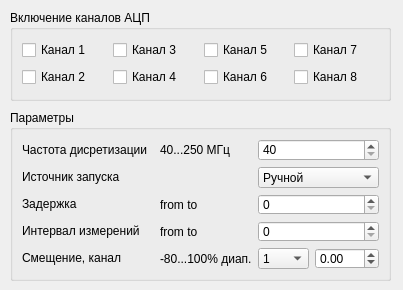
<?xml version="1.0" encoding="UTF-8"?>
<ui version="4.0">
 <class>ADC_widget</class>
 <widget class="QWidget" name="ADC_widget">
  <property name="windowModality">
   <enum>Qt::NonModal</enum>
  </property>
  <property name="enabled">
   <bool>true</bool>
  </property>
  <property name="geometry">
   <rect>
    <x>0</x>
    <y>0</y>
    <width>403</width>
    <height>290</height>
   </rect>
  </property>
  <property name="sizePolicy">
   <sizepolicy hsizetype="Fixed" vsizetype="Fixed">
    <horstretch>0</horstretch>
    <verstretch>0</verstretch>
   </sizepolicy>
  </property>
  <property name="windowTitle">
   <string>ADC</string>
  </property>
  <property name="autoFillBackground">
   <bool>false</bool>
  </property>
  <widget class="QGroupBox" name="groupBox">
   <property name="geometry">
    <rect>
     <x>10</x>
     <y>10</y>
     <width>381</width>
     <height>91</height>
    </rect>
   </property>
   <property name="title">
    <string>Включение каналов АЦП</string>
   </property>
   <property name="flat">
    <bool>false</bool>
   </property>
   <property name="checkable">
    <bool>false</bool>
   </property>
   <layout class="QGridLayout" name="gridLayout">
    <item row="0" column="0">
     <widget class="QCheckBox" name="ch1_checkBox">
      <property name="text">
       <string>Канал 1</string>
      </property>
     </widget>
    </item>
    <item row="0" column="1">
     <widget class="QCheckBox" name="ch3_checkBox">
      <property name="text">
       <string>Канал 3</string>
      </property>
     </widget>
    </item>
    <item row="0" column="2">
     <widget class="QCheckBox" name="ch5_checkBox">
      <property name="text">
       <string>Канал 5</string>
      </property>
     </widget>
    </item>
    <item row="0" column="3">
     <widget class="QCheckBox" name="ch7_checkBox">
      <property name="text">
       <string>Канал 7</string>
      </property>
     </widget>
    </item>
    <item row="1" column="0">
     <widget class="QCheckBox" name="ch2_checkBox">
      <property name="text">
       <string>Канал 2</string>
      </property>
     </widget>
    </item>
    <item row="1" column="1">
     <widget class="QCheckBox" name="ch4_checkBox">
      <property name="text">
       <string>Канал 4</string>
      </property>
     </widget>
    </item>
    <item row="1" column="2">
     <widget class="QCheckBox" name="ch6_checkBox">
      <property name="text">
       <string>Канал 6</string>
      </property>
     </widget>
    </item>
    <item row="1" column="3">
     <widget class="QCheckBox" name="ch8_checkBox">
      <property name="text">
       <string>Канал 8</string>
      </property>
     </widget>
    </item>
   </layout>
  </widget>
  <widget class="QGroupBox" name="groupBox_2">
   <property name="geometry">
    <rect>
     <x>10</x>
     <y>110</y>
     <width>381</width>
     <height>171</height>
    </rect>
   </property>
   <property name="title">
    <string>Параметры</string>
   </property>
   <layout class="QGridLayout" name="gridLayout_2">
    <item row="3" column="1">
     <widget class="QLabel" name="interval_val_label">
      <property name="text">
       <string>from to</string>
      </property>
     </widget>
    </item>
    <item row="1" column="2" colspan="2">
     <widget class="QComboBox" name="source_comboBox">
      <item>
       <property name="text">
        <string>Ручной</string>
       </property>
      </item>
      <item>
       <property name="text">
        <string>Триггер</string>
       </property>
      </item>
     </widget>
    </item>
    <item row="0" column="0">
     <widget class="QLabel" name="frec_label">
      <property name="sizePolicy">
       <sizepolicy hsizetype="Fixed" vsizetype="Fixed">
        <horstretch>0</horstretch>
        <verstretch>0</verstretch>
       </sizepolicy>
      </property>
      <property name="text">
       <string>Частота дисретизации  </string>
      </property>
     </widget>
    </item>
    <item row="2" column="2" colspan="2">
     <widget class="QSpinBox" name="delay_spinBox"/>
    </item>
    <item row="2" column="1">
     <widget class="QLabel" name="delay_val_label">
      <property name="text">
       <string>from to</string>
      </property>
     </widget>
    </item>
    <item row="4" column="1">
     <widget class="QLabel" name="bias_val_label">
      <property name="text">
       <string>-80...100% диап.</string>
      </property>
     </widget>
    </item>
    <item row="3" column="0">
     <widget class="QLabel" name="interval_label">
      <property name="sizePolicy">
       <sizepolicy hsizetype="Fixed" vsizetype="Fixed">
        <horstretch>0</horstretch>
        <verstretch>0</verstretch>
       </sizepolicy>
      </property>
      <property name="text">
       <string>Интервал измерений</string>
      </property>
     </widget>
    </item>
    <item row="4" column="2">
     <widget class="QComboBox" name="ch_comboBox">
      <item>
       <property name="text">
        <string>1</string>
       </property>
      </item>
      <item>
       <property name="text">
        <string>2</string>
       </property>
      </item>
      <item>
       <property name="text">
        <string>3</string>
       </property>
      </item>
      <item>
       <property name="text">
        <string>4</string>
       </property>
      </item>
      <item>
       <property name="text">
        <string>5</string>
       </property>
      </item>
      <item>
       <property name="text">
        <string>6</string>
       </property>
      </item>
      <item>
       <property name="text">
        <string>7</string>
       </property>
      </item>
      <item>
       <property name="text">
        <string>8</string>
       </property>
      </item>
     </widget>
    </item>
    <item row="4" column="0">
     <widget class="QLabel" name="bias1_label">
      <property name="sizePolicy">
       <sizepolicy hsizetype="Fixed" vsizetype="Fixed">
        <horstretch>0</horstretch>
        <verstretch>0</verstretch>
       </sizepolicy>
      </property>
      <property name="text">
       <string>Смещение, канал</string>
      </property>
     </widget>
    </item>
    <item row="0" column="1">
     <widget class="QLabel" name="frec_val_label">
      <property name="text">
       <string>40...250 МГц</string>
      </property>
     </widget>
    </item>
    <item row="2" column="0">
     <widget class="QLabel" name="delay_label">
      <property name="sizePolicy">
       <sizepolicy hsizetype="Fixed" vsizetype="Fixed">
        <horstretch>0</horstretch>
        <verstretch>0</verstretch>
       </sizepolicy>
      </property>
      <property name="frameShape">
       <enum>QFrame::NoFrame</enum>
      </property>
      <property name="lineWidth">
       <number>1</number>
      </property>
      <property name="text">
       <string>Задержка</string>
      </property>
     </widget>
    </item>
    <item row="0" column="2" colspan="2">
     <widget class="QSpinBox" name="frec_spinBox">
      <property name="minimum">
       <number>40</number>
      </property>
      <property name="maximum">
       <number>250</number>
      </property>
      <property name="value">
       <number>40</number>
      </property>
     </widget>
    </item>
    <item row="4" column="3">
     <widget class="QDoubleSpinBox" name="bias_doubleSpinBox">
      <property name="decimals">
       <number>2</number>
      </property>
      <property name="minimum">
       <double>-80.000000000000000</double>
      </property>
      <property name="maximum">
       <double>100.000000000000000</double>
      </property>
      <property name="singleStep">
       <double>0.010000000000000</double>
      </property>
     </widget>
    </item>
    <item row="3" column="2" colspan="2">
     <widget class="QSpinBox" name="interval_spinBox"/>
    </item>
    <item row="1" column="0">
     <widget class="QLabel" name="source_label">
      <property name="sizePolicy">
       <sizepolicy hsizetype="Fixed" vsizetype="Fixed">
        <horstretch>0</horstretch>
        <verstretch>0</verstretch>
       </sizepolicy>
      </property>
      <property name="text">
       <string>Источник запуска</string>
      </property>
     </widget>
    </item>
   </layout>
  </widget>
 </widget>
 <resources/>
 <connections/>
</ui>
